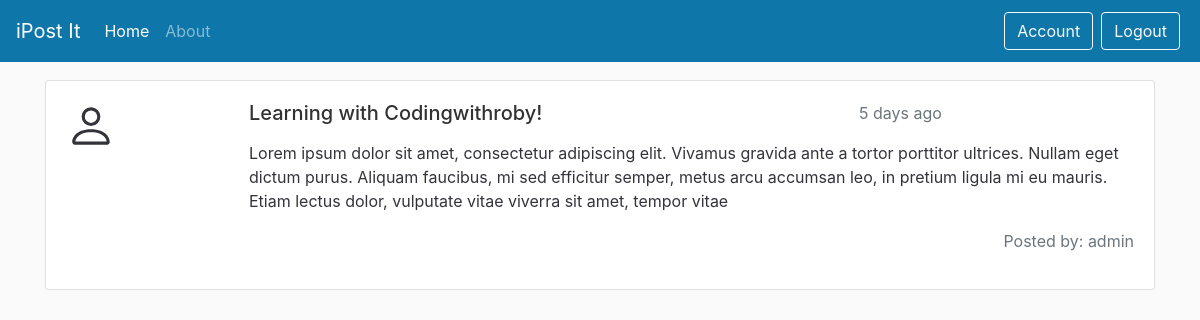
Screenshot of /single_post_it/10/ (signed in) with the database file from the repository.
### post/models.py (models this page shows, shortened)
class PostIt(models.Model):
    post_title = models.CharField(max_length=100)
    post_body = models.TextField(max_length=300)
    posted_date = models.DateTimeField(default=timezone.now)
    posted_by = models.ForeignKey(User, on_delete=models.CASCADE)
    def time_published(self):
        time_difference = timezone.now() - self.posted_date
        if time_difference.days == 0 and 0 <= time_difference.seconds < 60:
            seconds = time_difference.seconds
            if seconds == 1:
                return f'{str(seconds)} second ago'
            else:
                return f'{str(seconds)} seconds ago'
        if time_difference.days == 0 and 60 <= time_difference.seconds < 3600:
            minutes = math.floor(time_difference.seconds / 60)
            if minutes == 1:
                return f'{str(minutes)} minute ago'
            else:
                return f'{str(minutes)} minutes ago'
        if time_difference.days == 0 and 3600 <= time_difference.seconds < 86400:
            hours = math.floor(time_difference.seconds / 3600)
            if hours == 1:
                return f'{str(hours)} hour ago'
            else:
                return f'{str(hours)} hours ago'
        if 1 <= time_difference.days < 30:
            days = time_difference.days
            if days == 1:
                return f'{str(days)} day ago'
            else:
                return f'{str(days)} days ago'

### post/views.py (the view)
# urls.py: path('single_post_it/<int:post_it_id>/', views.single_post_it, name='single_post_it'),
@login_required()
def single_post_it(request, post_it_id, update=None):
    data = PostIt.objects.get(id=post_it_id)
    update_screen = True if update == 'update' else False
    if request.method == 'POST':
        form = PostItForm(request.POST)
        if form.is_valid():
            data.post_title = form.instance.post_title
            data.post_body = form.instance.post_body
            data.save()
            return redirect('post-home')
    else:
        form_data = {'post_title': data.post_title, 'post_body': data.post_body}
        form = PostItForm(initial=form_data)
    context = {
        'post_it': PostIt.objects.get(id=post_it_id),
        'update': update_screen,
        'form': form
    }
    return render(request, 'post/single-postit.html', context)

### post/templates/post/single-postit.html (shortened to what this page needs)
{% extends "post/main.html" %}
{% load crispy_forms_tags %}
{% block content %}
<div class="container">
    <div class="card mb-4">
{% if not update or post_it.posted_by.id != user.id %}
        <div class="card-body">
            <div>
                <div class="row">
                    <div class="col-2">
                    </div>
                    <div class="col-10">
                        <div class="row">
                            <div class="col">
                                <h5 class="card-title">{{post_it.post_title}}</h5>
                            </div>
                            <div class="col-4">
                                <p class="text-muted">{{post_it.time_published}}</p>
                            </div>
                        </div>
                        <p class="card-text">
                            {{post_it.post_body}}
                        </p>
                    </div>
                </div>
                <div class="mt-3">
                    <div class="d-flex justify-content-end">
                        <p class="text-secondary">Posted by: {{post_it.posted_by}}</p>
                    </div>
                </div>
            </div>
        </div>
        {% endif %}
    </div>
</div>
{% endblock content %}

### post/templates/post/main.html (shortened to what this page needs)
{% load static %}
<!doctype html>
<html lang="en">
<head>
    <link rel="stylesheet" type="text/css" href="{% static 'post/css/bootstrap.css' %}">
    <link rel="stylesheet" type="text/css" href="{% static 'post/css/base.css' %}">
</head>
<body>
<nav class="navbar navbar-expand-md navbar-dark main-color fixed-top">
    <a class="navbar-brand" href="#">iPost It</a>
    <div class="collapse navbar-collapse" id="navbarNav">
        <ul class="navbar-nav">
            {% if user.is_authenticated %}
            <li class="nav-item active">
                <a class="nav-link" href="{% url 'post-home' %}">Home </a>
            </li>
            {% endif %}
            <li class="nav-item">
                <a class="nav-link" href="{% url 'post-about' %}">About</a>
            </li>
        </ul>
        <ul class="navbar-nav ml-auto">
            {% if user.is_authenticated %}
            <li class="nav-item m-1">
                <a type="button" class="btn btn-outline-light" href="{% url 'post-account' %}">
                    Account
                </a>
            </li>
            <li class="nav-item m-1">
                <a type="button" class="btn btn-outline-light" href="{% url 'logout' %}">Logout</a>
            </li>
            {% endif %}
        </ul>
    </div>
</nav>
{% block content %}{% endblock %}
</body>
</html>

### post/static/post/css/base.css (style rules this page uses)
body { background: #fafafa; color: #33333a; margin-top: 5rem; }
h1, h2, h3, h4, h5, h6 { color: #323232; }
.main-color { background-color: #0e76a8 ; }

### rows the page displays
PostIt: post_title "Learning with Codingwithroby!", time_published "5 days ago", post_body "Lorem ipsum dolor sit amet, consectetur adipiscing elit. Vivamus gravida ante a tortor porttitor ultrices. Nullam eget dictum purus. Aliquam faucibus, mi sed efficitur semper, metus arcu accumsan leo, in pretium ligula mi eu mauris. Etiam lectus dolor, vulputate vitae viverra sit amet, tempor vitae", posted_by "admin"
